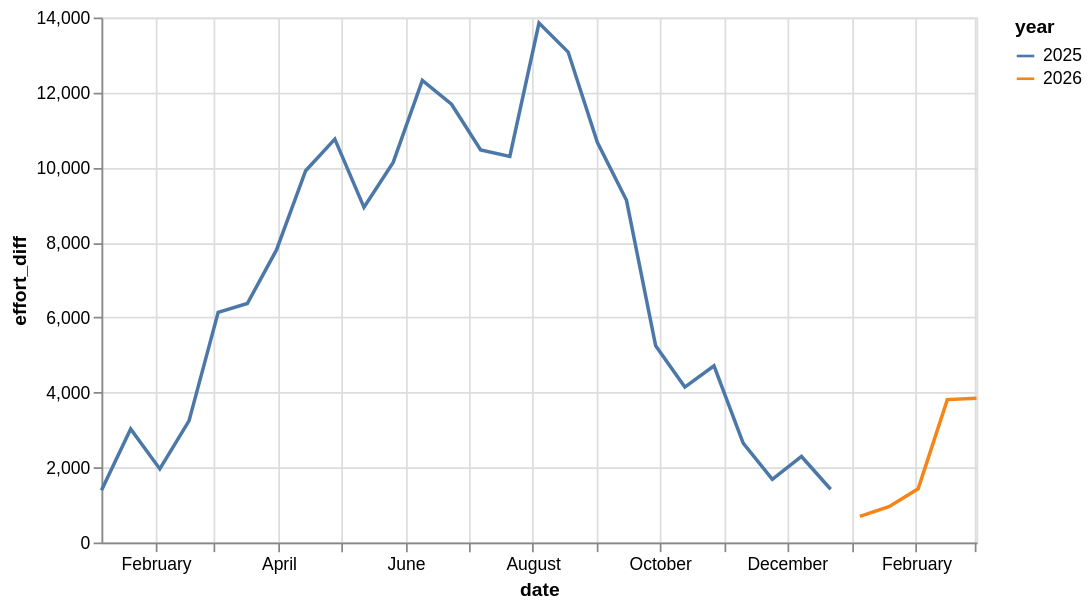

Notebook source saved alongside this figure:
### Code cell
alt.Chart(
    do_grafu_celorepublika_kolo_2w,
    width=500,
    height=300
).mark_line(
).encode(
    alt.X('date:T'),
    alt.Y('effort_diff:Q'),
    alt.Color('year:N')
)

### Figure 1 — Vega-Lite specification as saved in the notebook (floating-point values rounded to 4 significant figures)
{"config": {"view": {"continuousWidth": 300, "continuousHeight": 300}}, "data": {"name": "data-f75b452b426fe2c22fc58e3d636fc4cd"}, "mark": {"type": "line"}, "encoding": {"color": {"field": "year", "type": "nominal"}, "x": {"field": "date", "type": "temporal"}, "y": {"field": "effort_diff", "type": "quantitative"}}, "height": 300, "width": 500, "$schema": "https://vega.github.io/schema/vega-lite/v6.1.0.json", "datasets": {"data-f75b452b426fe2c22fc58e3d636fc4cd": [{"date": "2025-01-06T00:00:00", "effort_diff": 1392.0, "trend": null, "year": 2025}, {"date": "2025-01-20T00:00:00", "effort_diff": 3029.0, "trend": 2.176, "year": 2025}, {"date": "2025-02-03T00:00:00", "effort_diff": 1961.0, "trend": 0.6474, "year": 2025}, {"date": "2025-02-17T00:00:00", "effort_diff": 3244.0, "trend": 1.654, "year": 2025}, {"date": "2025-03-03T00:00:00", "effort_diff": 6137.0, "trend": 1.892, "year": 2025}, {"date": "2025-03-17T00:00:00", "effort_diff": 6374.0, "trend": 1.039, "year": 2025}, {"date": "2025-03-31T00:00:00", "effort_diff": 7801.0, "trend": 1.224, "year": 2025}, {"date": "2025-04-14T00:00:00", "effort_diff": 9914.0, "trend": 1.271, "year": 2025}, {"date": "2025-04-28T00:00:00", "effort_diff": 10760.0, "trend": 1.085, "year": 2025}, {"date": "2025-05-12T00:00:00", "effort_diff": 8938.0, "trend": 0.831, "year": 2025}, {"date": "2025-05-26T00:00:00", "effort_diff": 10140.0, "trend": 1.134, "year": 2025}, {"date": "2025-06-09T00:00:00", "effort_diff": 12320.0, "trend": 1.216, "year": 2025}, {"date": "2025-06-23T00:00:00", "effort_diff": 11690.0, "trend": 0.9483, "year": 2025}, {"date": "2025-07-07T00:00:00", "effort_diff": 10470.0, "trend": 0.8957, "year": 2025}, {"date": "2025-07-21T00:00:00", "effort_diff": 10300.0, "trend": 0.9834, "year": 2025}, {"date": "2025-08-04T00:00:00", "effort_diff": 13850.0, "trend": 1.346, "year": 2025}, {"date": "2025-08-18T00:00:00", "effort_diff": 13080.0, "trend": 0.9441, "year": 2025}, {"date": "2025-09-01T00:00:00", "effort_diff": 10670.0, "trend": 0.8161, "year": 2025}, {"date": "2025-09-15T00:00:00", "effort_diff": 9125.0, "trend": 0.855, "year": 2025}, {"date": "2025-09-29T00:00:00", "effort_diff": 5245.0, "trend": 0.5748, "year": 2025}, {"date": "2025-10-13T00:00:00", "effort_diff": 4145.0, "trend": 0.7903, "year": 2025}, {"date": "2025-10-27T00:00:00", "effort_diff": 4713.0, "trend": 1.137, "year": 2025}, {"date": "2025-11-10T00:00:00", "effort_diff": 2648.0, "trend": 0.5619, "year": 2025}, {"date": "2025-11-24T00:00:00", "effort_diff": 1683.0, "trend": 0.6356, "year": 2025}, {"date": "2025-12-08T00:00:00", "effort_diff": 2294.0, "trend": 1.363, "year": 2025}, {"date": "2025-12-22T00:00:00", "effort_diff": 1420.0, "trend": 0.619, "year": 2025}, {"date": "2026-01-05T00:00:00", "effort_diff": 696.0, "trend": 0.4901, "year": 2026}, {"date": "2026-01-19T00:00:00", "effort_diff": 953.0, "trend": 1.369, "year": 2026}, {"date": "2026-02-02T00:00:00", "effort_diff": 1431.0, "trend": 1.502, "year": 2026}, {"date": "2026-02-16T00:00:00", "effort_diff": 3810.0, "trend": 2.662, "year": 2026}, {"date": "2026-03-02T00:00:00", "effort_diff": 3845.0, "trend": 1.009, "year": 2026}]}}
